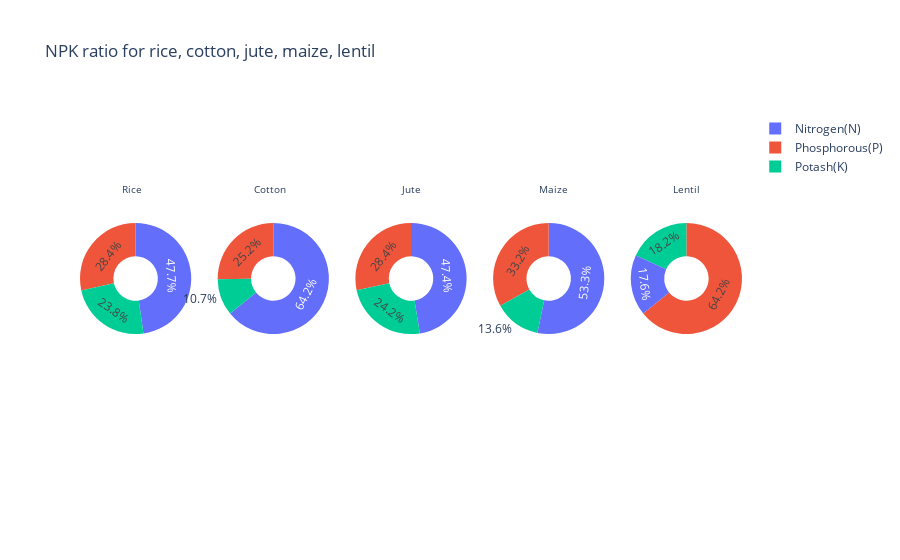

Notebook source saved alongside this figure:
### Code cell
labels = ['Nitrogen(N)','Phosphorous(P)','Potash(K)']
fig = make_subplots(rows=1, cols=5, specs=[[{'type':'domain'}, {'type':'domain'},
                                            {'type':'domain'}, {'type':'domain'}, 
                                            {'type':'domain'}]])

rice_npk = crop_summary[crop_summary.index=='rice']
values = [rice_npk['N'][0], rice_npk['P'][0], rice_npk['K'][0]]
fig.add_trace(go.Pie(labels=labels, values=values,name="Rice"),1, 1)

cotton_npk = crop_summary[crop_summary.index=='cotton']
values = [cotton_npk['N'][0], cotton_npk['P'][0], cotton_npk['K'][0]]
fig.add_trace(go.Pie(labels=labels, values=values,name="Cotton"),1, 2)

jute_npk = crop_summary[crop_summary.index=='jute']
values = [jute_npk['N'][0], jute_npk['P'][0], jute_npk['K'][0]]
fig.add_trace(go.Pie(labels=labels, values=values,name="Jute"),1, 3)

maize_npk = crop_summary[crop_summary.index=='maize']
values = [maize_npk['N'][0], maize_npk['P'][0], maize_npk['K'][0]]
fig.add_trace(go.Pie(labels=labels, values=values,name="Maize"),1, 4)

lentil_npk = crop_summary[crop_summary.index=='lentil']
values = [lentil_npk['N'][0], lentil_npk['P'][0], lentil_npk['K'][0]]
fig.add_trace(go.Pie(labels=labels, values=values,name="Lentil"),1, 5)

fig.update_traces(hole=.4, hoverinfo="label+percent+name")
fig.update_layout(
    title_text="NPK ratio for rice, cotton, jute, maize, lentil",
    annotations=[dict(text='Rice',x=0.06,y=0.8, font_size=10, showarrow=False),
                 dict(text='Cotton',x=0.26,y=0.8, font_size=10, showarrow=False),
                 dict(text='Jute',x=0.50,y=0.8, font_size=10, showarrow=False),
                 dict(text='Maize',x=0.74,y=0.8, font_size=10, showarrow=False),
                dict(text='Lentil',x=0.94,y=0.8, font_size=10, showarrow=False)])
fig.show()

### Figure 1 — Plotly figure (JSON) as saved in the notebook; plotly's stock layout.template omitted (floating-point values rounded to 4 significant figures)
{"data": [{"domain": {"x": [0, 0.168], "y": [0, 1]}, "hole": 0.4, "hoverinfo": "label+percent+name", "labels": ["Nitrogen(N)", "Phosphorous(P)", "Potash(K)"], "name": "Rice", "type": "pie", "values": [79.89, 47.58, 39.87]}, {"domain": {"x": [0.208, 0.376], "y": [0, 1]}, "hole": 0.4, "hoverinfo": "label+percent+name", "labels": ["Nitrogen(N)", "Phosphorous(P)", "Potash(K)"], "name": "Cotton", "type": "pie", "values": [117.8, 46.24, 19.56]}, {"domain": {"x": [0.416, 0.584], "y": [0, 1]}, "hole": 0.4, "hoverinfo": "label+percent+name", "labels": ["Nitrogen(N)", "Phosphorous(P)", "Potash(K)"], "name": "Jute", "type": "pie", "values": [78.4, 46.86, 39.99]}, {"domain": {"x": [0.624, 0.792], "y": [0, 1]}, "hole": 0.4, "hoverinfo": "label+percent+name", "labels": ["Nitrogen(N)", "Phosphorous(P)", "Potash(K)"], "name": "Maize", "type": "pie", "values": [77.76, 48.44, 19.79]}, {"domain": {"x": [0.832, 1], "y": [0, 1]}, "hole": 0.4, "hoverinfo": "label+percent+name", "labels": ["Nitrogen(N)", "Phosphorous(P)", "Potash(K)"], "name": "Lentil", "type": "pie", "values": [18.77, 68.36, 19.41]}], "layout": {"annotations": [{"font": {"size": 10}, "showarrow": false, "text": "Rice", "x": 0.06, "y": 0.8}, {"font": {"size": 10}, "showarrow": false, "text": "Cotton", "x": 0.26, "y": 0.8}, {"font": {"size": 10}, "showarrow": false, "text": "Jute", "x": 0.5, "y": 0.8}, {"font": {"size": 10}, "showarrow": false, "text": "Maize", "x": 0.74, "y": 0.8}, {"font": {"size": 10}, "showarrow": false, "text": "Lentil", "x": 0.94, "y": 0.8}], "title": {"text": "NPK ratio for rice, cotton, jute, maize, lentil"}}}
